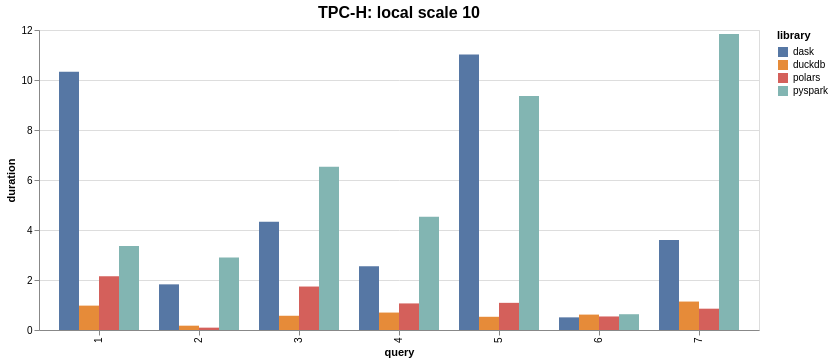

Vega-Lite specification stored for this chart:
### Vega-Lite specification from a JSON file in a GitHub repository (floating-point values rounded to 4 significant figures)
{"config": {"view": {"continuousWidth": 300, "continuousHeight": 300}, "title": {"fontSize": 16}}, "data": {"name": "data-8c11f824efad16366a1fcea8bd2076e3"}, "mark": {"type": "bar"}, "encoding": {"color": {"field": "library", "scale": {"domain": ["dask", "duckdb", "polars", "pyspark"], "range": ["#5677a4ff", "#e68b39ff", "#d4605bff", "#82b5b2ff"]}, "type": "nominal"}, "tooltip": [{"field": "library", "type": "nominal"}, {"field": "duration", "type": "quantitative"}], "x": {"field": "query", "type": "nominal"}, "xOffset": {"field": "library", "type": "nominal"}, "y": {"field": "duration", "type": "quantitative"}}, "title": "TPC-H: local scale 10", "$schema": "https://vega.github.io/schema/vega-lite/v5.15.1.json", "datasets": {"data-8c11f824efad16366a1fcea8bd2076e3": [{"name": "thursday", "duration": 10.33, "library": "dask", "query": 1, "scale": 10}, {"name": "thursday", "duration": 1.826, "library": "dask", "query": 2, "scale": 10}, {"name": "thursday", "duration": 4.333, "library": "dask", "query": 3, "scale": 10}, {"name": "thursday", "duration": 2.55, "library": "dask", "query": 4, "scale": 10}, {"name": "thursday", "duration": 11.02, "library": "dask", "query": 5, "scale": 10}, {"name": "thursday", "duration": 0.5058, "library": "dask", "query": 6, "scale": 10}, {"name": "thursday", "duration": 3.604, "library": "dask", "query": 7, "scale": 10}, {"name": "thursday", "duration": 0.9752, "library": "duckdb", "query": 1, "scale": 10}, {"name": "thursday", "duration": 0.1726, "library": "duckdb", "query": 2, "scale": 10}, {"name": "thursday", "duration": 0.5698, "library": "duckdb", "query": 3, "scale": 10}, {"name": "thursday", "duration": 0.6975, "library": "duckdb", "query": 4, "scale": 10}, {"name": "thursday", "duration": 0.5286, "library": "duckdb", "query": 5, "scale": 10}, {"name": "thursday", "duration": 0.6163, "library": "duckdb", "query": 6, "scale": 10}, {"name": "thursday", "duration": 1.138, "library": "duckdb", "query": 7, "scale": 10}, {"name": "thursday", "duration": 2.147, "library": "polars", "query": 1, "scale": 10}, {"name": "thursday", "duration": 0.09413, "library": "polars", "query": 2, "scale": 10}, {"name": "thursday", "duration": 1.739, "library": "polars", "query": 3, "scale": 10}, {"name": "thursday", "duration": 1.063, "library": "polars", "query": 4, "scale": 10}, {"name": "thursday", "duration": 1.086, "library": "polars", "query": 5, "scale": 10}, {"name": "thursday", "duration": 0.5416, "library": "polars", "query": 6, "scale": 10}, {"name": "thursday", "duration": 0.8527, "library": "polars", "query": 7, "scale": 10}, {"name": "thursday", "duration": 3.365, "library": "pyspark", "query": 1, "scale": 10}, {"name": "thursday", "duration": 2.896, "library": "pyspark", "query": 2, "scale": 10}, {"name": "thursday", "duration": 6.533, "library": "pyspark", "query": 3, "scale": 10}, {"name": "thursday", "duration": 4.526, "library": "pyspark", "query": 4, "scale": 10}, {"name": "thursday", "duration": 9.365, "library": "pyspark", "query": 5, "scale": 10}, {"name": "thursday", "duration": 0.6314, "library": "pyspark", "query": 6, "scale": 10}, {"name": "thursday", "duration": 11.84, "library": "pyspark", "query": 7, "scale": 10}]}}
